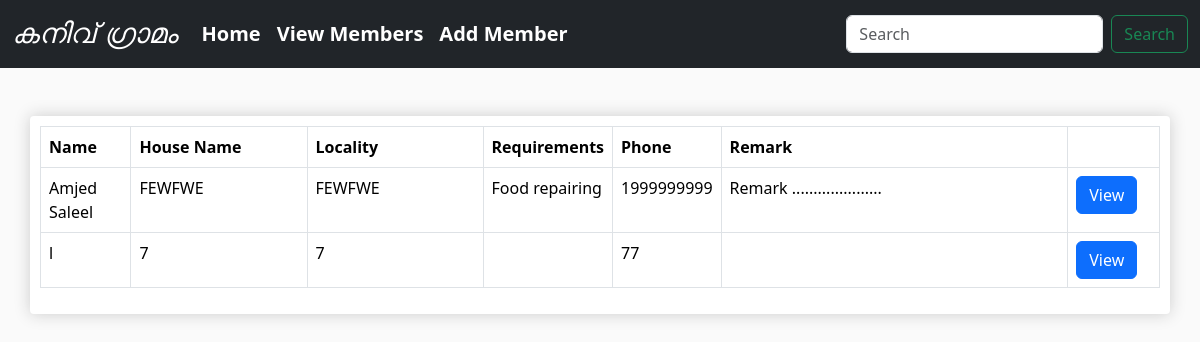
/members, run on an earlier commit of the app's database.
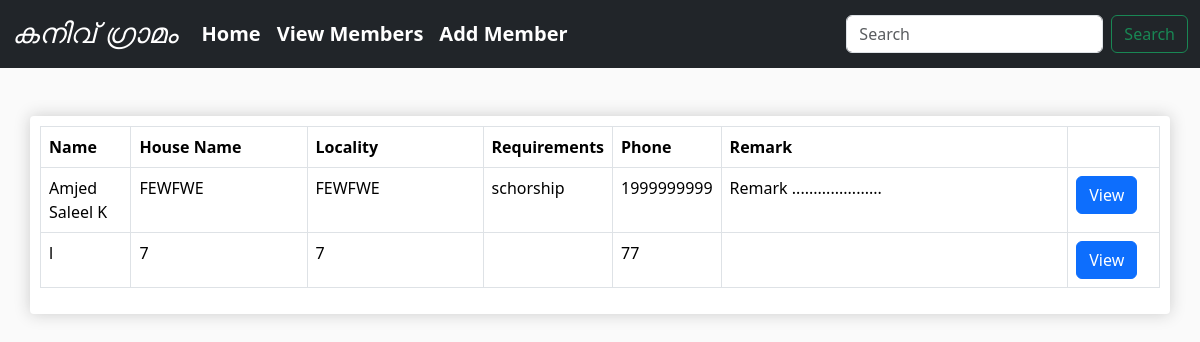
And on a later commit of the database.
### charity/models.py (models this page shows, shortened)
class Member(models.Model):
    ration_card_status = (
        ('APL', 'APL'),
        ('BPL', 'BPL'),
    )
    name = models.CharField(max_length=30, verbose_name='Name')
    age = models.IntegerField(verbose_name='Age')
    phone = models.PositiveIntegerField(help_text='Enter phone number without country code')
    house_name = models.CharField(max_length=50)
    locality = models.CharField(max_length=50)
    pin_code = models.IntegerField()
    ration_card = models.CharField(choices=ration_card_status, max_length=10)
    annual_income = models.IntegerField()
    job = models.CharField(max_length=50)
    remark = models.TextField(max_length=100, help_text='Max 100 letters', blank=True)
    class Meta:
        unique_together = ('name', 'house_name', 'phone')

class Category(models.Model):
    category = models.CharField(max_length=30)
    def __str__(self):
        return self.category

### charity/views.py (the view)
# urls.py: path('members', views.view_all_members, name='view-all-members'),
def view_all_members(request):
    members = Member.objects.all()
    context = {
        'members': members,
    }
    return render(request, 'charity/view-all-members.html', context)

### templates/charity/view-all-members.html
{% extends 'base.html' %}
{% block content %}
    <div class="container bg-white box-shadow mt-5">
        <div class="row">
            <div class="table-responsive">
                <table class="table  table-bordered align-top">
                    <thead>
                    <tr>
                        <th>Name</th>
                        <th>House Name</th>
                        <th>Locality</th>
                        <th>Requirements</th>
                        <th>Phone</th>
                        <th>Remark</th>
                        <th></th>
                    </tr>
                    </thead>
                    <tbody>
                    {% for member in members %}
                        <tr>
                            <td class="col-1 col-ld-2">{{ member.name }}</td>
                            <td class="col-1 col-lg-2">{{ member.locality }}</td>
                            <td class="col-1 col-lg-2">{{ member.locality }}</td>
                            <td class="col-1 col-lg-1">
                                {% for requirment in member.need.requirement.all %}
                                    {{ requirment }}
                                {% endfor %}
                            </td>
                            <td class="col-1 col-lg-1">{{ member.phone }}</td>
                            <td class="col-7 col-lg-4">{{ member.remark }}</td>
                            <td class="col-1 col-lg-1"><a href="{% url 'charity:view-member' member.id %}"
                                                          class="btn btn-primary">View</a></td>
                        </tr>
                    {% endfor %}
                    </tbody>
                </table>
            </div>
        </div>
    </div>
{% endblock %}

### templates/base.html (shortened to what this page needs)
<!doctype html>
{% load static %}
<html lang="en">
<head>
    <link rel="stylesheet" href="{% static 'css/bootstrap.min.css' %}">
    <link rel="stylesheet" href="{% static  'css/style.css' %}">
</head>
<body  class="">
{% include 'includes/header.html' %}
{% block content %}
{% endblock %}
</body>
</html>

### templates/includes/header.html (shortened to what this page needs)
{% load static %}
<nav class="navbar navbar-expand-lg navbar-dark bg-dark">
    <div class="container-fluid">
        <a class="navbar-brand fs-3 fst-italic" href="{% url 'charity:index' %}">കനിവ് ഗ്രാമം</a>
        <div class="collapse navbar-collapse" id="navbarTogglerDemo02">
            <ul class="navbar-nav me-auto mb-2 mb-lg-0">
                <li class="nav-item">
                    <a class="nav-link active fs-5 fw-bolder" aria-current="page" href="{% url 'charity:index' %}">Home</a>
                </li>
                <li class="nav-item">
                    <a class="nav-link active fs-5 fw-bolder" href="{% url 'charity:view-all-members' %}">View Members</a>
                </li>
                <li class="nav-item">
                    <a class="nav-link active fs-5 fw-bolder" href="{% url 'charity:add-member' %}">Add Member</a>
                </li>
            </ul>
            <form class="d-flex">
                <input class="form-control me-2" type="search" placeholder="Search" aria-label="Search">
                <button class="btn btn-outline-success" type="submit">Search</button>
            </form>
        </div>
    </div>
</nav>

### static/css/style.css (style rules this page uses)
html body { margin: 0; padding: 0; background-color: hsl(0, 0%, 98%); }
.navbar-brand { font-family: 'Baloo Chettan 2', cursive; }
.box-shadow { box-shadow: hsl(0, 0%, 80%) 0 0 16px; background-color: #fff; border-radius: 4px; padding: 10px; }

What changed in the data, as far as the page shows it:
changed Member "FEWFWE": loses Category (category "Food"); loses Category (category "repairing"); gains Category (category "schorship"); name "Amjed Saleel" → "Amjed Saleel K"
